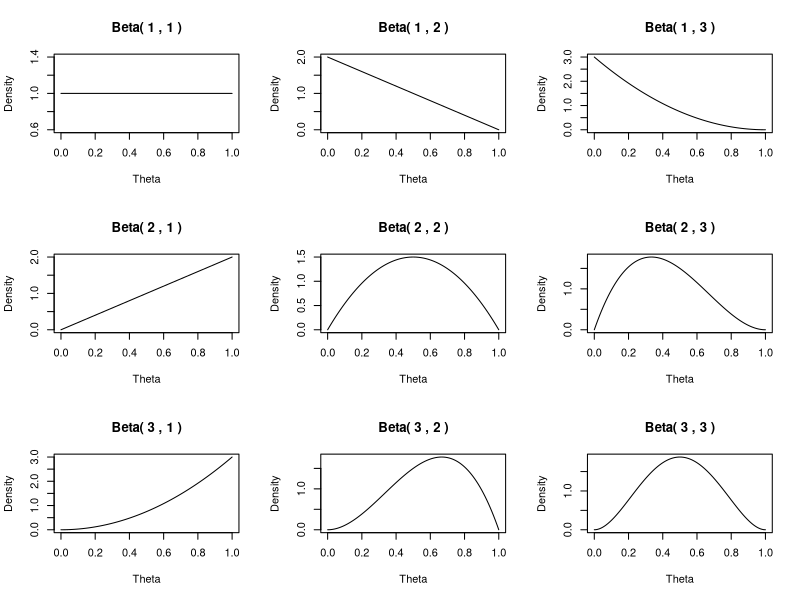
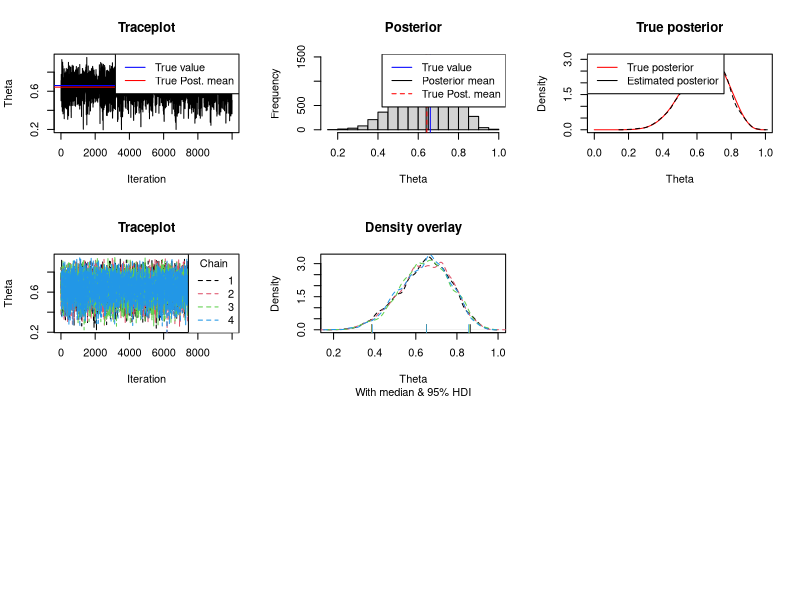
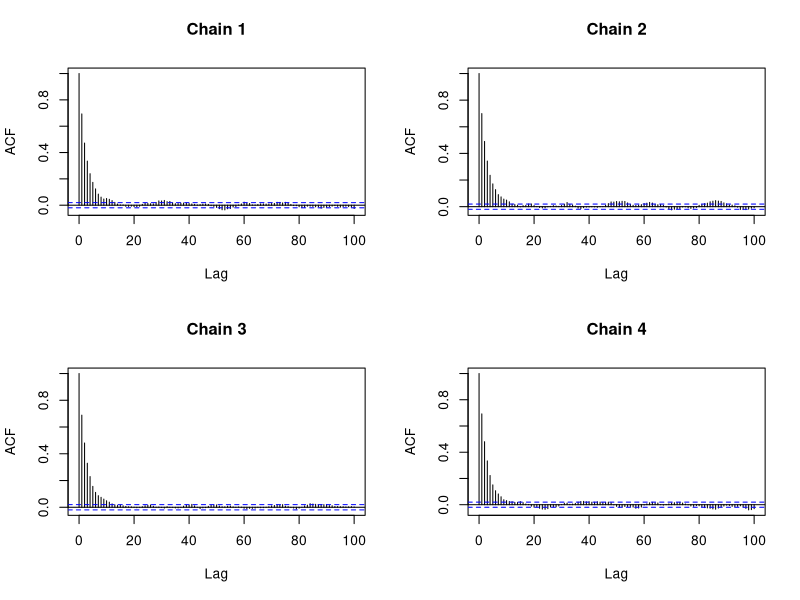

R code for these plots, in order:
## ---- chunk 1
choose(10, 6) * (0.9^6) * (0.1^4)
## ---- chunk 2
choose(10, 6) * (0.5^6) * (0.5^4)
## ---- chunk 3
#| code-fold: true
two_coins_posterior <- function(
        prior_fair = 0.8,
        prob_tails_fair = 0.5,
        prob_tails_biased = 0.9,
        num_flips = 10,
        num_tails = 6
) {
    prior_biased <- 1 - prior_fair
    likelihood_biased <- choose(num_flips, num_tails) *
        (prob_tails_biased^num_tails) *
        (1 - prob_tails_biased)^(num_flips - num_tails)
    likelihood_fair <- choose(num_flips, num_tails) *
        (prob_tails_fair^num_tails) *
        (1 - prob_tails_fair)^(num_flips - num_tails)
    
    posterior <- (likelihood_biased * prior_biased) /
      ((likelihood_biased * prior_biased) + (likelihood_fair * prior_fair))
    
    return(posterior)
}
## ---- chunk 4
two_coins_posterior(
    prior_fair = 0.8,
    prob_tails_fair = 0.5,
    prob_tails_biased = 0.9,
    num_flips = 10,
    num_tails = 6
)
## ---- chunk 5
two_coins_posterior(
    prior_fair = 0.8,
    prob_tails_fair = 0.5,
    prob_tails_biased = 0.6,
    num_flips = 10,
    num_tails = 6
)
## ---- chunk 6
two_coins_posterior(
    prior_fair = 0.8,
    prob_tails_biased = 0.6,
    num_flips = 100,
    num_tails = 60
)
## ---- chunk 7
#| fig.width: 6
#| fig.height: 6
alphas <- c(1, 2, 3)
betas <- c(1, 2, 3)
thetas <- seq(0, 1, 0.01)

par(mfrow = c(length(alphas), length(betas)))

for (i in 1:length(alphas)) {
  for (j in 1:length(betas)) {
    plot(thetas, dbeta(thetas, alphas[i], betas[j]),
         type = "l",
         main = paste("Beta(", alphas[i], ",", betas[j], ")"),
         xlab = "Theta", ylab = "Density")
  }
}
## ---- chunk 8
# Example of Metropolis algorithm for a Binomial likelihood with Beta prior
run_metropolis_mcmc <- function(data,
                                target_fn,
                                proposal_fn,
                                theta_init,
                                niter = 1000,
                                warmup = floor(niter / 2)) {

  message("* Running MCMC - Metropolis algorithm")
  # Initialize
  t0 <- Sys.time()
  chain <- numeric(niter)
  theta_cur <- theta_init
  # Sample
  n_acc <- 0 # track number of accepted proposals
  for (iter in seq(1, warmup + length(chain))) {
    # 1. Generate proposal value
    theta_pro <- theta_cur + proposal_fn()
    # 2. Calculate acceptance probability
    p_move <- target_fn(theta_pro, data) / target_fn(theta_cur, data)
    # 3. Accept or reject
    if (p_move > 1 || runif(1) < p_move) {
      theta_cur <- theta_pro
      if (iter > warmup) n_acc <- n_acc + 1
    }
    # 4. Store sample
    if (iter > warmup) {
      chain[iter - warmup] <- theta_cur
    }
    # Repeat ...
  }
  message("** Finished in ",
          round(difftime(Sys.time(), t0, units = "secs"), 1), "s")
  message("** Acceptance rate: ", n_acc / length(chain))
  return(chain)
}


# Binomial likelihood
# N flips, z heads, governed by prob. of head theta
.bin_lik <- function(theta, N, z) {
  return( theta^z * (1 - theta)^(N - z) )
}
# Beta prior
# theta in (0, 1), alpha, beta > 0
.beta_prior <- function(theta, alpha, beta) {
  return( dbeta(theta, alpha, beta) )
}

# Specifies the unnormalized posterior distribution
target_relative <- function(theta, D) {
  return(.bin_lik(theta, D$N, D$z) * .beta_prior(theta, D$alpha, D$beta))
}

# Specifies the proposal distribution - SD can be tuned
proposal_jump <- function() {
  return(rnorm(1, mean = 0, sd = 0.5))
}


# Simulate some data
## We observe the number of heads, z, out of N coin flips,
## and we control the underlying probability of heads (theta).
## Also specify values for prior dist. parameters, alpha and beta.
##
## Fun to mess with the number of flips ("amount of data") and the priors.
## A very flat prior with not many flips may lead to a posterior that seems
## quite different from the underlying simulation, since z/N may be far from p.
set.seed(1614)
D <- within(list(), {
  # data gen process
  N <- 10
  p <- 0.66
  z <- rbinom(1, size = N, prob = p)
  # prior dist params
  alpha <- 2
  beta <- 2
})



chain <- run_metropolis_mcmc(D, target_relative, proposal_jump,
                             theta_init = 0.5,
                             niter = 10000)

## ---- chunk 9
# for visualizations, take advantage of simple nature of this problem to derive
# posterior dist. and mean analytically
true_posterior <- function(theta, D) {
  return(dbeta(theta, D$alpha + D$z, D$beta + D$N - D$z))
}
true_posterior_mean <- function(D) {
  a <- D$alpha + D$z
  b <- D$beta + D$N - D$z
  return(a / (a + b))
}


#
# trace plot
#
plot(seq_along(chain), chain, type = "l",
     main = "Traceplot", xlab = "Iteration", ylab = "Theta")
abline(h = D$p, col = "blue")
abline(h = true_posterior_mean(D), col = "red")
legend("topright",
       legend = c("True value", "True Post. mean"),
       lty = 1,
       col = c("blue", "red"))


#
# histogram
#
hist(chain, breaks = 20, main = "Posterior", xlab = "Theta")
abline(v = D$p, col = "blue")
abline(v = mean(chain), col = "black")
abline(v = true_posterior_mean(D), col = "red", lty = 2)
legend("topright", legend = c("True value", "Posterior mean", "True Post. mean"),
       col = c("blue", "black", "red"), lty = c(1, 1, 2))


#
# density
#
thetas <- seq(0, 1, 0.01)
plot(thetas, true_posterior(thetas, D), type = "l", col = "red",
     main = "True posterior", xlab = "Theta", ylab = "Density")
lines(density(chain), col = "black", lty = 2)
legend("topleft", legend = c("True posterior", "Estimated posterior"),
       col = c("red", "black"), lty = 1)



## ---- chunk 10
# example chain from above
chains <- lapply(
  1:4,
  function(x) run_metropolis_mcmc(D, target_relative, proposal_jump,
                                 theta_init = 0.5,
                                 niter = 10000)
)
## ---- chunk 11
plot(seq_along(chains[[1]]), chains[[1]], type = "l", lty = 2, col = 1,
     main = "Traceplot", xlab = "Iteration", ylab = "Theta")
for (i in 2:4) {
  lines(seq_along(chains[[i]]), chains[[i]], col = i, lty = 2)
}
legend("topright", title = "Chain", legend = 1:4, col = 1:4, lty = 2)
## ---- chunk 12
densities <- lapply(chains, density)
plot(densities[[1]], type = "l", col = 1, lty = 2,
     main = "Density overlay", sub = "With median & 95% HDI",
     xlab = "Theta", ylab = "Density")
for (i in 2:4) {
  lines(densities[[i]], col = i, lty = 2)
}
for (i in 1:4) {
  points(x = quantile(chains[[i]], c(0.025, 0.5, 0.975)), y = c(0,0,0),
         col = i, pch = "|", lheight = 0.25)
}
## ---- chunk 13
# https://en.wikipedia.org/wiki/Gelman-Rubin_statistic
gelman_rubin <- function(chains) {
  J <- length(chains)
  L <- length(chains[[1]])
  # between chain variance
  chain_mean <- vapply(chains, mean, numeric(1)) 
  B <- (L / (J - 1)) * sum((chain_mean - mean(chain_mean))^2)
  # within chain variance
  W <- (1 / J) * sum(vapply(chains, function(x) {
    sum((x - mean(x))^2)
  }, numeric(1)))
  # estimate
  R <- ( ((L - 1) / L) * W + (B / L) ) / W
  return(R)
}

gelman_rubin(chains)
## ---- chunk 14
par(mfrow = c(2, 2))
acf(chains[[1]], lag.max = 100, main = "Chain 1")
acf(chains[[2]], lag.max = 100, main = "Chain 2")
acf(chains[[3]], lag.max = 100, main = "Chain 3")
acf(chains[[4]], lag.max = 100, main = "Chain 4")

## ---- chunk 15
ess <- function(chain, max_try = 3) {
  N <- length(chain)
  acf_vals <- acf(chain, plot = FALSE, lag.max = 100)$acf
  # if 100 isn't enough lags, try more
  ntry <- 0
  while (acf_vals[length(acf_vals)] > 0.05 && ntry < max_try) {
    ntry <- ntry + 1
    acf_vals <- acf(chain, plot = FALSE, lag.max = 100 + ntry * 50)$acf
  }
  ESS <- N / (1 + 2 * sum(acf_vals))
  return(ESS)
}

# number of iterations
cat(lengths(chains))
# effective sample size
cat(ess(chains[[1]]), ess(chains[[2]]), ess(chains[[3]]), ess(chains[[4]]))
## ---- chunk 16
mcse <- function(chain) {
  sd_chain <- sd(chain)
  ESS <- ess(chain)
  MCSE <- sd_chain / sqrt(ESS)
  return(MCSE)
}

sapply(chains, mcse)
